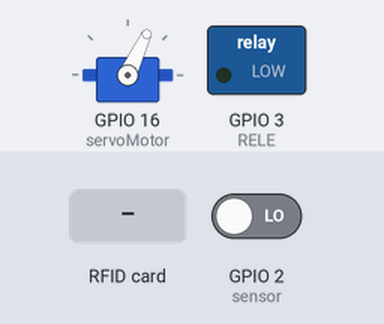
A sketch run on a simulated ESP8266 (NodeMCU). Parts: servo, switched loads named in the sketch (green lamp = pin HIGH). Inputs (shaded band) come from the test bench; at power-on: GPIO 2 (sensor) LOW. WiFi joins after 1.5 s; servers stay silent unless stated; uploads are accepted with an empty reply; what the sketch prints to the serial monitor is not drawn.

Above: at 2.7 s.
2.8 s: RFID card 63 C4 A0 D3 held to the reader
At 6.5 s:
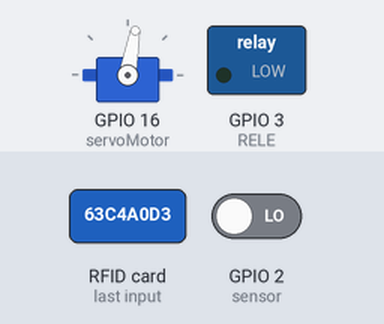
At 8.1 s:
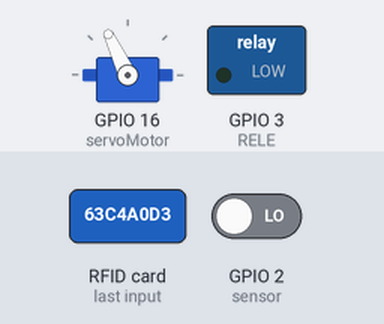
Timing chart, 0 to 14.7 s (numbered marks = the images above; inputs shaded):
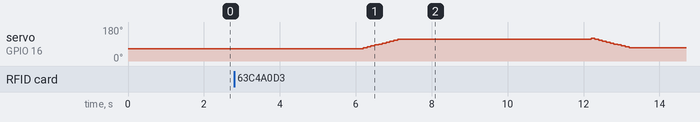

Measured:
- after the input at 2.8 s, servo on GPIO 16 (servoMotor): rises from 65° to 120° in 6.0 s, then falls to 70° in 1.0 s

The sketch:

nodoDOSrfid.ino
```cpp
#include <Servo.h>
Servo servoMotor;

//Relé
int RELE = 3;

//Sensor
const int sensor = 2;

//Datos para MFRC522
#include <SPI.h>
#include <MFRC522.h>
#define RST_PIN 5   //
#define SS_PIN 0
MFRC522 mfrc522(SS_PIN, RST_PIN);

//Datos para ESP
//#include <SPI.h>
#include <ESP8266WiFi.h>
byte ledPin = 2;
char ssid[] = "iPhone (2)";           // SSID of your home WiFi
char pass[] = "0qgiwz43";            // password of your home WiFi
const char* host = "jrobertohhresearch.tech";  //Dirección IPv4 */
//unsigned long askTimer = 0;
IPAddress server(192,168,0,80);       // the fix IP address of the server
WiFiClient client;

void setup() {
  Serial.begin(115200);

  pinMode(ledPin, OUTPUT);

  //Datos para MFRC522
  while(!Serial);       //No hacer nada si el puerto serial no está disponible
  SPI.begin();          // Iniciar el bus SPI
  mfrc522.PCD_Init();   // Iniciar MFRC522
  //mfrc522.PCD_DumpVersionToSerial();  // Mostrar los detalles de la tarjeta
  //Serial.println(F("Buscar PICC para ver la UID, SAK, typo, y otros datos de bloque..."));

  //Datos para ESP
  WiFi.begin(ssid, pass);             // connects to the WiFi router
  while (WiFi.status() != WL_CONNECTED) {
    Serial.print(".");
    delay(500);
  }

  servoMotor.attach(16);
  servoMotor.write(65);
  pinMode(RELE, OUTPUT);
  pinMode (sensor , INPUT);
}

byte ActualUID[4]; //Almacenar TAG leído
byte Usuario[4]={0x63, 0xC4, 0xA0, 0xD3};
//Card UID: 71, 09, 59, 08
int cont=0;
void loop() {


  //Serial.print("Sensor:");
  //Serial.println(digitalRead( sensor));
  if (digitalRead( sensor)) {cont++; delay(1000);//Serial.print("Cont:");Serial.println(cont);
  }
  if(cont == 5) {digitalWrite(RELE, HIGH); delay(3000); cont = 0;} else digitalWrite(RELE, LOW);


  //Serial.println("Prueba1");
  Serial.println(mfrc522.PICC_IsNewCardPresent());
  delay(1000);
  if ( mfrc522.PICC_IsNewCardPresent()) {
      //Seleccionamos una tarjeta
            //Serial.println("Prueba2");
            if ( mfrc522.PICC_ReadCardSerial()) {
                  // Enviamos serialemente su UID
                  Serial.print(F("Card UID:"));
                  for (byte i = 0; i < mfrc522.uid.size; i++) {
                          Serial.print(mfrc522.uid.uidByte[i] < 0x10 ? " 0" : " ");
                          Serial.print(mfrc522.uid.uidByte[i], HEX);
                          ActualUID[i]=mfrc522.uid.uidByte[i];
                  }
                  //Serial.print("     ");
                  //comparamos los UID para determinar si es uno de nuestros usuarios
                  //Serial.println("Prueba3");
                  client.connect(server, 80);   // Connection to the server

                  if(compareArray(ActualUID,Usuario)){
                    Serial.println("Acceso concedido...");
                      /*else if(compareArray(ActualUID,Usuario2))
                        Serial.println("Acceso concedido...");*/
                        // We now create a URL for the request
                        //int gradoLuz = String(answer).toInt();
                        //Envío de datos
                        int lecturaNODO = 2;
                        digitalWrite(ledPin, LOW);
                        Serial.println("********************************");
                        Serial.print("Byte sent to the AP: ");
                        Serial.println(client.println(lecturaNODO));
                        String answer = client.readStringUntil('\r');
                        Serial.println("From the AP: " + answer);
                        client.flush();
                        digitalWrite(ledPin, HIGH);

                        //const client = client.available();
                        WiFiClient client;
                        const int httpPort = 80;
                        if (!client.connect(host, httpPort)) {
                              Serial.println("connection failed");
                              return;
                        }
                        String uidUsuario = String(Usuario[1]) + String(Usuario[2]) + String(Usuario[3]);
                        String url = "/drole/guardar3.php";
                        String dato1 = "?uidUsuario=";
                        String dato2 = "&nodo=";
                        String nodo="002";
                        Serial.print("Requesting URL: ");
                        Serial.println(url);
                        //Insertar registro en BD
                        client.print(String("GET ") + url + dato1 + uidUsuario + dato2 + nodo + " HTTP/1.1\r\n" + "Host: " + host + "\r\n" + "Connection: close\r\n\r\n");
                        unsigned long timeout = millis();
                        while (client.available() == 0) { //Devuelve la cantidad de datos que se han escrito por el cliente para el servidor al que está conectado
                            if (millis() - timeout > 5000) {
                                Serial.println(">>> Client Timeout !");
                                client.stop();
                                return;
                            }
                        }
                        // Read all the lines of the reply from server and print them to Serial
                        while (client.available()) {
                                String line = client.readStringUntil('\r'); //El carácter de retorno de carro
                                Serial.print(line);
                        }
                        Serial.println();
                        Serial.println("closing connection");
                        //delay(2000);

                  for(int i=65; i<120; i+=5){
      servoMotor.write(i);
      delay(100);
  }
  //Serial.print("repetición");
  delay(5000);
  for(int i=120; i>65; i-=5){
      servoMotor.write(i);
      delay(100);
  }
    delay(5000);
                  }
                  else
                    Serial.println("Acceso denegado...");

                  // Terminamos la lectura de la tarjeta tarjeta  actual
                  mfrc522.PICC_HaltA();


            }

  }


}
//Función para comparar dos vectores
 boolean compareArray(byte array1[],byte array2[])
{
  for(byte i = 0; i < mfrc522.uid.size; i++){
      if(array1[i] != array2[i])return(false);
    }

  /*if(array1[1] != array2[1])return(false);
  if(array1[2] != array2[2])return(false);
  if(array1[3] != array2[3])return(false);
  return(true);*/
}
```
